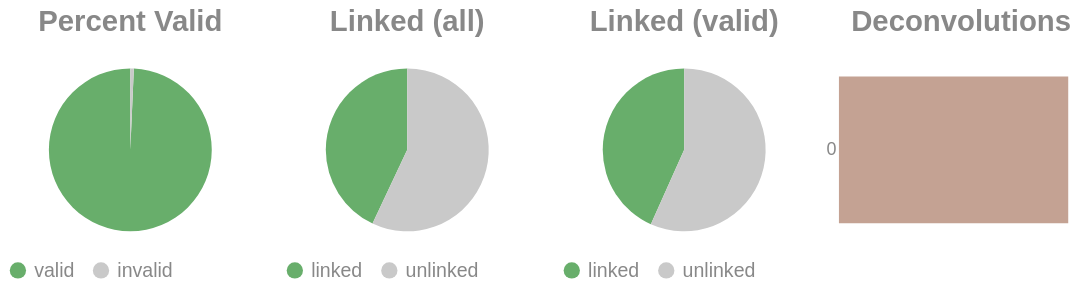

Write notebook code for a chart like this one.
### Code cell
if SKIPLR:
    pass
else:
    clash = Counter()
    for i in valids['molecule'].to_list():
        _mol = i.split("-")
        if len(_mol) == 1:
            clash.update('0')
        else:
            clash.update(_mol[-1])

    _d = {"deconvolutions": [], 'count': []}
    for k,v in clash.items():
        _d['deconvolutions'].append(k)
        _d['count'].append(v)

    tot_valid = valids['reads'].sum()
    mask = valids['reads'] >= 2
    n_linked_reads = valids.filter(mask)['reads'].sum()
    if n_linked_reads == 0:
        print_html("No linked molecules (>=2 reads) were detected; skipping linked-only distributions.")
        SKIPLR = True
    else:
        perc_valid = round(tot_valid / n_reads, 4)
        linked_perc_abs = round(n_linked_reads / n_reads, 4)
        linked_perc = round(n_linked_reads / tot_valid, 4)

    _valid = pl.DataFrame({"valids": ['valid', 'invalid'], "count": [tot_valid, n_reads - tot_valid]})
    _linked_abs = pl.DataFrame({"linked (absolute)": ['linked', 'unlinked'], "count": [n_linked_reads, n_reads - n_linked_reads]})
    _linked_rel = pl.DataFrame({"linked (valids)": ['linked', 'unlinked'], "count": [n_linked_reads, tot_valid - n_linked_reads]})

    (
        alt.hconcat(
            piechart(_valid, goodval = 'valid', title = "Percent Valid"),
            piechart(_linked_abs, goodval = "linked", title =  "Linked (all)"),
            piechart(_linked_rel, goodval = "linked", title =  "Linked (valid)"),
            convolutionbar(pl.DataFrame(_d), title = "Deconvolutions"),
            center = True,
            bounds = 'flush'
        )
        .resolve_scale(color='independent')
        .resolve_legend('independent')
        .properties(usermeta={'embedOptions': {"actions": False}})
    ).display()

### Figure 1 — Vega-Lite specification as saved in the notebook (floating-point values rounded to 4 significant figures)
{"width": "container", "height": 400, "config": {"title": {"anchor": "start", "dy": -15, "fontSize": 18, "color": "#888888", "subtitleColor": "#888888", "subtitleFontSize": 14}, "arc": {"fill": "#0072B2"}, "axis": {"domainColor": "#888888", "domainWidth": 0.5, "gridWidth": 0.2, "grid": false, "titleFontWeight": 400, "titleFontSize": 15, "labelFontSize": 11, "labelColor": "#888888", "tickColor": "#888888", "tickWidth": 0.2, "titleColor": "#888888"}, "axisBand": {"grid": false}, "axisX": {"grid": true, "tickSize": 10, "domainCap": "round"}, "axisY": {"domain": false, "grid": true, "tickSize": 0, "domainCap": "round"}, "background": "transparent", "header": {"labelFontSize": 15, "labelColor": "#888888", "titleFontSize": 15, "titleFontWeight": 600, "titleColor": "#888888"}, "legend": {"labelFont": "sans-serif", "labelFontSize": 12, "labelColor": "#888888", "symbolSize": 100, "symbolType": "circle", "titleFontSize": 12, "titlePadding": 10, "titleColor": "#888888", "title": null}, "range": {"category": ["#E69F00", "#56B4E9", "#009E73", "#F0E442", "#0072B2", "#D55E00", "#CC79A7", "#000000"], "diverging": ["#cfe8f3", "#a2d4ec", "#73bfe2", "#46abdb", "#1696d2", "#12719e"]}, "area": {"fill": "#0072B2", "fillOpacity": 0.7, "line": true, "strokeOpacity": 0.7}, "line": {"color": "#0072B2", "stroke": "#0072B2", "strokeWidth": 2}, "trail": {"color": "#0072B2", "stroke": "#0072B2", "strokeWidth": 0, "size": 1}, "point": {"filled": true, "fillOpacity": 1.0, "size": 95}, "text": {"color": "#888888", "fontSize": 11, "align": "right", "fontWeight": 400, "size": 11}, "bar": {"fill": "#0072B2", "stroke": null}, "view": {"stroke": null, "continuousWidth": 660, "continuousHeight": 400}}, "hconcat": [{"data": {"name": "data-ea80c154ca359bae6315ea3ef546c305"}, "mark": {"type": "arc"}, "encoding": {"color": {"field": "valids", "legend": {"orient": "bottom", "title": null}, "scale": {"domain": ["valid", "invalid"], "range": ["#68ae6b", "#C9C9C9"]}, "title": "Valids", "type": "nominal"}, "theta": {"field": "count", "type": "quantitative"}, "tooltip": [{"field": "valids", "title": "Valids", "type": "ordinal"}, {"field": "percent", "format": ".2%", "title": "Percent", "type": "quantitative"}, {"field": "count", "title": "Count", "type": "quantitative"}]}, "height": 100, "title": {"text": "Percent Valid", "align": "center", "anchor": "middle"}, "transform": [{"calculate": "datum.count / 2145264", "as": "percent"}], "width": 150}, {"data": {"name": "data-18ee1e4c092cf87f26f10865db437584"}, "mark": {"type": "arc"}, "encoding": {"color": {"field": "linked (absolute)", "legend": {"orient": "bottom", "title": null}, "scale": {"domain": ["linked", "unlinked"], "range": ["#68ae6b", "#C9C9C9"]}, "title": "Linked (Absolute)", "type": "nominal"}, "theta": {"field": "count", "type": "quantitative"}, "tooltip": [{"field": "linked (absolute)", "title": "Linked (Absolute)", "type": "ordinal"}, {"field": "percent", "format": ".2%", "title": "Percent", "type": "quantitative"}, {"field": "count", "title": "Count", "type": "quantitative"}]}, "height": 100, "title": {"text": "Linked (all)", "align": "center", "anchor": "middle"}, "transform": [{"calculate": "datum.count / 2145264", "as": "percent"}], "width": 150}, {"data": {"name": "data-fac11dba1925d02e9f587f82c13a2d6b"}, "mark": {"type": "arc"}, "encoding": {"color": {"field": "linked (valids)", "legend": {"orient": "bottom", "title": null}, "scale": {"domain": ["linked", "unlinked"], "range": ["#68ae6b", "#C9C9C9"]}, "title": "Linked (Valids)", "type": "nominal"}, "theta": {"field": "count", "type": "quantitative"}, "tooltip": [{"field": "linked (valids)", "title": "Linked (Valids)", "type": "ordinal"}, {"field": "percent", "format": ".2%", "title": "Percent", "type": "quantitative"}, {"field": "count", "title": "Count", "type": "quantitative"}]}, "height": 100, "title": {"text": "Linked (valid)", "align": "center", "anchor": "middle"}, "transform": [{"calculate": "datum.count / 2130433", "as": "percent"}], "width": 150}, {"data": {"name": "data-1edb28e2fe3fbee1435c9ea88cbf5943"}, "mark": {"type": "bar"}, "encoding": {"color": {"field": "deconvolutions", "legend": null, "scale": {"scheme": "lightgreyred"}, "type": "nominal"}, "tooltip": [{"field": "deconvolutions", "title": "Deconvolutions", "type": "ordinal"}, {"field": "percent", "format": ".2%", "title": "Percent", "type": "quantitative"}, {"field": "count", "title": "Count", "type": "quantitative"}], "x": {"axis": null, "field": "count", "type": "quantitative"}, "y": {"field": "deconvolutions", "sort": "ascending", "title": null, "type": "nominal"}}, "height": 100, "title": {"text": "Deconvolutions", "align": "center", "anchor": "middle"}, "transform": [{"calculate": "datum.count / 1501402", "as": "percent"}], "width": 150}], "bounds": "flush", "center": true, "resolve": {"legend": {"angle": "independent"}, "scale": {"color": "independent"}}, "usermeta": {"embedOptions": {"actions": false}}, "$schema": "https://vega.github.io/schema/vega-lite/v6.1.0.json", "datasets": {"data-ea80c154ca359bae6315ea3ef546c305": [{"valids": "valid", "count": 2130433}, {"valids": "invalid", "count": 14831}], "data-18ee1e4c092cf87f26f10865db437584": [{"linked (absolute)": "linked", "count": 922289}, {"linked (absolute)": "unlinked", "count": 1222975}], "data-fac11dba1925d02e9f587f82c13a2d6b": [{"linked (valids)": "linked", "count": 922289}, {"linked (valids)": "unlinked", "count": 1208144}], "data-1edb28e2fe3fbee1435c9ea88cbf5943": [{"deconvolutions": "0", "count": 1501402}]}}
